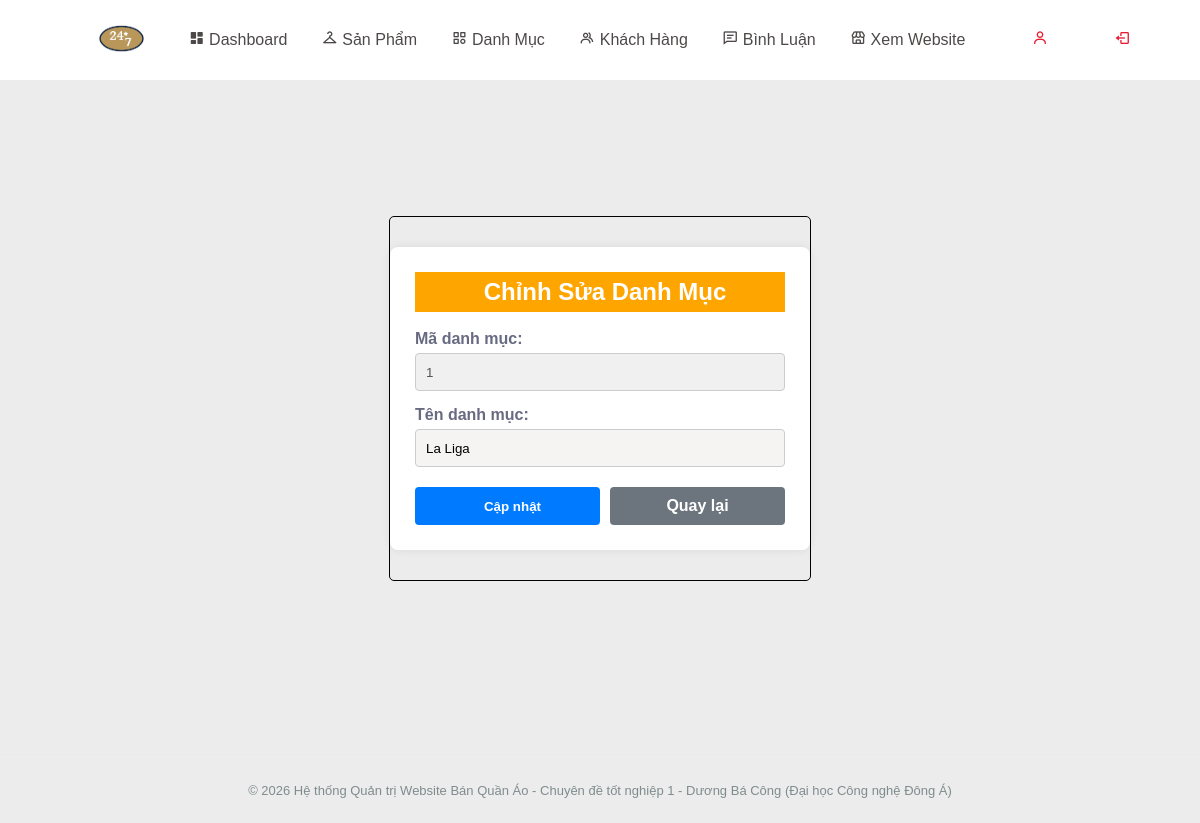
The app's page /controller/indexAdmin.php?act=suadanhmuc&id=1 (signed in), older data.
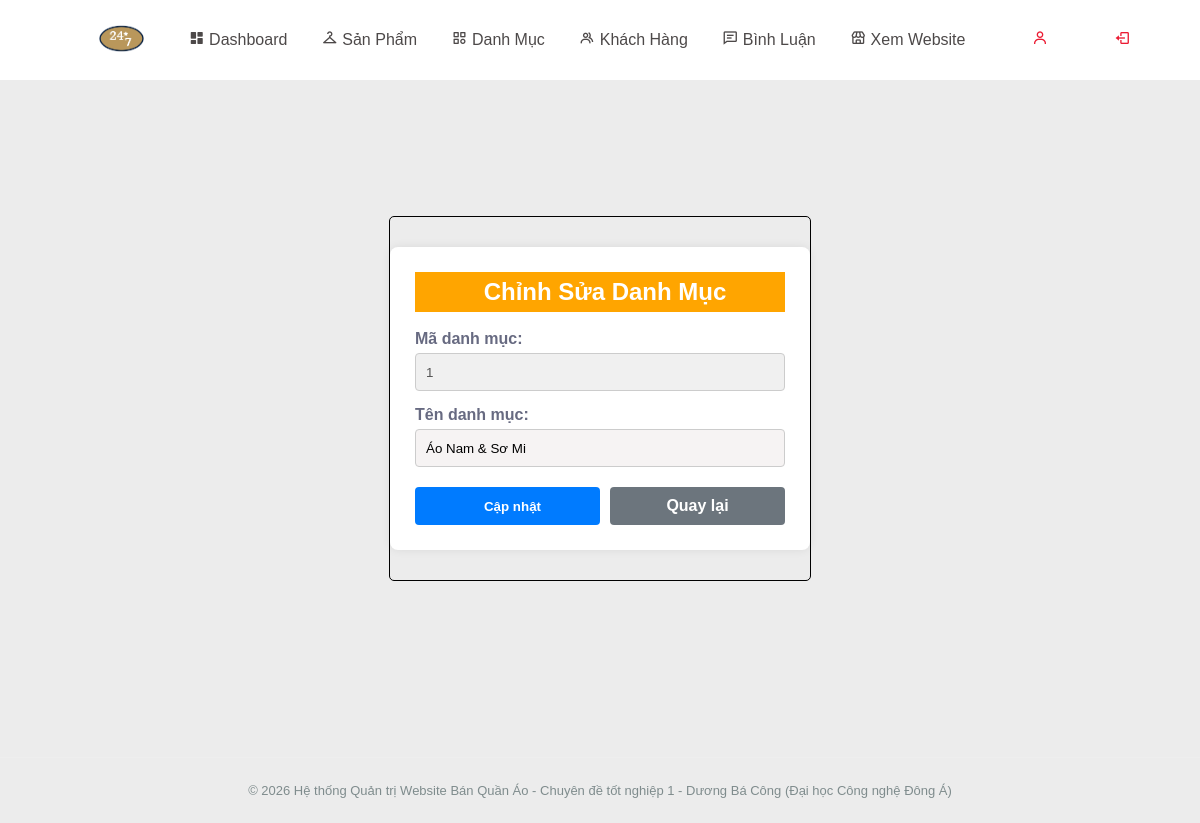
The same page, newer data.
### tables this page shows
CREATE TABLE `danhmuc` (
  `iddanhmuc` int(11) NOT NULL AUTO_INCREMENT,
  `tendanhmuc` varchar(255) NOT NULL,
  PRIMARY KEY (`iddanhmuc`)
);

### model/config.php (called while the page is built, shortened)
<?php
  function pdo_con(){
    $http_host = $_SERVER['HTTP_HOST'] ?? '';
    $is_infinityfree = (strpos($http_host, 'infinityfree') !== false || strpos($http_host, 'epizy.com') !== false);
    if ($is_infinityfree) {
      $servername = "sql302.infinityfree.com";
      $username = "if0_43184606";
      $password = "8gZKYLk9Rk6UBlL";
      $dbname = "if0_43184606_duan1";
      $port = 3306;
      $db_candidates = [$dbname];
    } else {
      $servername = "127.0.0.1";
      $username = "root";
      $password = "";
      $port = 3306;
      $db_candidates = ['duanmau', 'duan1'];
    }
    foreach ($db_candidates as $try_db) {
      try {
        $conn = new PDO("mysql:host=$servername;port=$port;dbname=$try_db;charset=utf8", $username, $password, [
          PDO::ATTR_ERRMODE => PDO::ERRMODE_EXCEPTION,
          PDO::ATTR_TIMEOUT => 2
        ]);
        $cached_conn = $conn;
        return $cached_conn;
      } catch (PDOException $e) {
      }
    }
    return null;
  }
  function pdo_query_one($sql){
    $sql_args = array_slice(func_get_args(), 1);
    $conn = pdo_con();
    try {
      $stmt = $conn->prepare($sql);
      $stmt->execute($sql_args);
      $row = $stmt->fetch(PDO::FETCH_ASSOC);
      return $row ? $row : null;
    } catch (PDOException $e) {
      throw $e;
    }
  }
?>

### model/danhmuc.php (called while the page is built, shortened)
<?php
function danhmuc_showId($id){
    $sql = "SELECT * FROM danhmuc WHERE iddanhmuc=?";
    return pdo_query_one($sql, $id);
}
?>

### viewAdmin/suadanhmuc.php (the view, shortened to what this page needs)
<div class="main">
    <main>
        <?php
        $id = $_GET['id'] ?? 0;
        $danhmuc = danhmuc_showId($id);
        $tendanhmuc = $danhmuc['tendanhmuc'];
        ?>
        <form action="" method="POST" class="sua" style="width:420px; height:auto; padding: 25px; margin: 30px auto; text-align: center; background: #fff; border-radius: 8px; box-shadow: 0 0 10px rgba(0,0,0,0.08);">
            <h2>Chỉnh Sửa Danh Mục</h2><br>
            <div style="text-align: left; margin-bottom: 15px;">
                <label style="font-weight: 600; display: block; margin-bottom: 5px;">Mã danh mục:</label>
                <input type="text" value="<?php echo $id; ?>" disabled style="width: 100%; height: 38px; padding: 5px 10px; background: #f0f0f0; border: 1px solid #ccc; border-radius: 4px;">
            </div>
            <div style="text-align: left; margin-bottom: 20px;">
                <label style="font-weight: 600; display: block; margin-bottom: 5px;">Tên danh mục:</label>
                <input type="text" placeholder="Nhập tên danh mục thời trang" name="name" required value="<?php echo htmlspecialchars($tendanhmuc); ?>" style="width: 100%; height: 38px; padding: 5px 10px; border: 1px solid #ccc; border-radius: 4px;">
            </div>
            <div style="display: flex; justify-content: space-between; gap: 10px;">
                <input type="submit" value="Cập nhật" name="sua" style="flex: 1; height: 38px; background: #007bff; color: white; border: none; border-radius: 4px; cursor: pointer; font-weight: 600;">
                <a href="../controller/indexAdmin.php?act=danhmuc" style="flex: 1; height: 38px; line-height: 38px; background: #6c757d; color: white; text-decoration: none; border-radius: 4px; font-weight: 600;">Quay lại</a>
            </div>
        </form>
    </main>
</div>

Row changes from the older to the newer data that the page shows:
changed danhmuc: name "La Liga" → "Áo Nam & Sơ Mi"
